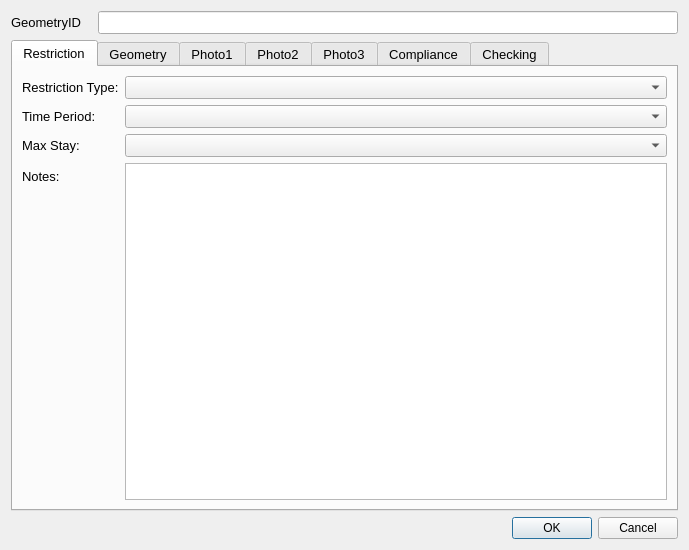
<?xml version="1.0" encoding="UTF-8"?>
<ui version="4.0">
 <class>restrictionDialog</class>
 <widget class="QDialog" name="restrictionDialog">
  <property name="geometry">
   <rect>
    <x>0</x>
    <y>0</y>
    <width>689</width>
    <height>550</height>
   </rect>
  </property>
  <property name="sizePolicy">
   <sizepolicy hsizetype="Fixed" vsizetype="Fixed">
    <horstretch>0</horstretch>
    <verstretch>0</verstretch>
   </sizepolicy>
  </property>
  <property name="minimumSize">
   <size>
    <width>0</width>
    <height>0</height>
   </size>
  </property>
  <property name="maximumSize">
   <size>
    <width>750</width>
    <height>550</height>
   </size>
  </property>
  <property name="font">
   <font>
    <family>Arial</family>
   </font>
  </property>
  <property name="windowTitle">
   <string>Dialog</string>
  </property>
  <property name="sizeGripEnabled">
   <bool>false</bool>
  </property>
  <layout class="QFormLayout" name="formLayout_3">
   <item row="0" column="0">
    <widget class="QLabel" name="label">
     <property name="minimumSize">
      <size>
       <width>81</width>
       <height>16</height>
      </size>
     </property>
     <property name="font">
      <font>
       <pointsize>10</pointsize>
      </font>
     </property>
     <property name="text">
      <string>GeometryID</string>
     </property>
    </widget>
   </item>
   <item row="0" column="1">
    <widget class="QLineEdit" name="GeometryID">
     <property name="font">
      <font>
       <pointsize>10</pointsize>
      </font>
     </property>
     <property name="inputMask">
      <string/>
     </property>
     <property name="readOnly">
      <bool>true</bool>
     </property>
     <property name="placeholderText">
      <string/>
     </property>
    </widget>
   </item>
   <item row="1" column="0" colspan="2">
    <widget class="QTabWidget" name="tabWidget">
     <property name="minimumSize">
      <size>
       <width>0</width>
       <height>0</height>
      </size>
     </property>
     <property name="font">
      <font>
       <pointsize>10</pointsize>
      </font>
     </property>
     <property name="cursor">
      <cursorShape>IBeamCursor</cursorShape>
     </property>
     <property name="mouseTracking">
      <bool>true</bool>
     </property>
     <property name="acceptDrops">
      <bool>true</bool>
     </property>
     <property name="currentIndex">
      <number>0</number>
     </property>
     <widget class="QWidget" name="restrictionTab">
      <property name="focusPolicy">
       <enum>Qt::NoFocus</enum>
      </property>
      <attribute name="title">
       <string>Restriction</string>
      </attribute>
      <layout class="QFormLayout" name="formLayout">
       <property name="fieldGrowthPolicy">
        <enum>QFormLayout::AllNonFixedFieldsGrow</enum>
       </property>
       <item row="0" column="0">
        <widget class="QLabel" name="lbl_RestrictionType">
         <property name="minimumSize">
          <size>
           <width>90</width>
           <height>16</height>
          </size>
         </property>
         <property name="font">
          <font>
           <pointsize>10</pointsize>
          </font>
         </property>
         <property name="text">
          <string>Restriction Type:</string>
         </property>
        </widget>
       </item>
       <item row="0" column="1">
        <widget class="QComboBox" name="RestrictionTypeID">
         <property name="currentIndex">
          <number>-1</number>
         </property>
        </widget>
       </item>
       <item row="2" column="0">
        <widget class="QLabel" name="lbl_TimePeriod">
         <property name="minimumSize">
          <size>
           <width>90</width>
           <height>16</height>
          </size>
         </property>
         <property name="font">
          <font>
           <pointsize>10</pointsize>
          </font>
         </property>
         <property name="text">
          <string>Time Period:</string>
         </property>
        </widget>
       </item>
       <item row="2" column="1">
        <widget class="QComboBox" name="TimePeriodID"/>
       </item>
       <item row="3" column="0">
        <widget class="QLabel" name="lbl_MaxStay">
         <property name="minimumSize">
          <size>
           <width>90</width>
           <height>16</height>
          </size>
         </property>
         <property name="font">
          <font>
           <pointsize>10</pointsize>
          </font>
         </property>
         <property name="text">
          <string>Max Stay:</string>
         </property>
        </widget>
       </item>
       <item row="3" column="1">
        <widget class="QComboBox" name="MaxStayID"/>
       </item>
       <item row="8" column="0">
        <widget class="QLabel" name="label_2">
         <property name="text">
          <string>Notes:</string>
         </property>
        </widget>
       </item>
       <item row="8" column="1">
        <widget class="QTextEdit" name="Notes"/>
       </item>
      </layout>
     </widget>
     <widget class="QWidget" name="geometryTab">
      <attribute name="title">
       <string>Geometry</string>
      </attribute>
      <layout class="QGridLayout" name="gridLayout_2">
       <item row="3" column="1" colspan="4">
        <widget class="QLineEdit" name="Location"/>
       </item>
       <item row="1" column="2">
        <widget class="QLabel" name="label_13">
         <property name="text">
          <string>Capacity:</string>
         </property>
        </widget>
       </item>
       <item row="1" column="3">
        <widget class="QLineEdit" name="Capacity"/>
       </item>
       <item row="1" column="1">
        <widget class="QLineEdit" name="NrBays">
         <property name="text">
          <string/>
         </property>
        </widget>
       </item>
       <item row="4" column="0">
        <widget class="QLabel" name="lbl_GeometryType">
         <property name="minimumSize">
          <size>
           <width>90</width>
           <height>16</height>
          </size>
         </property>
         <property name="font">
          <font>
           <pointsize>10</pointsize>
          </font>
         </property>
         <property name="text">
          <string>Geometry Type</string>
         </property>
        </widget>
       </item>
       <item row="6" column="0">
        <widget class="QLabel" name="label_4">
         <property name="text">
          <string>Last Update Date:</string>
         </property>
        </widget>
       </item>
       <item row="6" column="1" colspan="3">
        <widget class="QDateTimeEdit" name="LastUpdateDateTime">
         <property name="readOnly">
          <bool>true</bool>
         </property>
        </widget>
       </item>
       <item row="7" column="1" colspan="3">
        <widget class="QLineEdit" name="LastUpdatePerson">
         <property name="readOnly">
          <bool>true</bool>
         </property>
        </widget>
       </item>
       <item row="0" column="0">
        <widget class="QLabel" name="label_5">
         <property name="font">
          <font>
           <pointsize>10</pointsize>
          </font>
         </property>
         <property name="text">
          <string>Measured Length (m):</string>
         </property>
        </widget>
       </item>
       <item row="9" column="0">
        <widget class="QLabel" name="lbl_RoadName_2">
         <property name="minimumSize">
          <size>
           <width>90</width>
           <height>16</height>
          </size>
         </property>
         <property name="font">
          <font>
           <pointsize>10</pointsize>
          </font>
         </property>
         <property name="text">
          <string>RestrictionID</string>
         </property>
        </widget>
       </item>
       <item row="9" column="1" colspan="2">
        <widget class="QLineEdit" name="RestrictionID"/>
       </item>
       <item row="3" column="0">
        <widget class="QLabel" name="label_3">
         <property name="text">
          <string>Machine location:</string>
         </property>
        </widget>
       </item>
       <item row="2" column="0">
        <widget class="QLabel" name="lbl_RoadName">
         <property name="minimumSize">
          <size>
           <width>90</width>
           <height>16</height>
          </size>
         </property>
         <property name="font">
          <font>
           <pointsize>10</pointsize>
          </font>
         </property>
         <property name="text">
          <string>Road Name:</string>
         </property>
        </widget>
       </item>
       <item row="4" column="1" colspan="4">
        <widget class="QComboBox" name="GeomShapeID">
         <property name="editable">
          <bool>false</bool>
         </property>
         <property name="currentIndex">
          <number>-1</number>
         </property>
        </widget>
       </item>
       <item row="2" column="1" colspan="4">
        <widget class="QLineEdit" name="RoadName"/>
       </item>
       <item row="0" column="1" colspan="3">
        <widget class="QLineEdit" name="RestrictionLength">
         <property name="font">
          <font>
           <pointsize>10</pointsize>
          </font>
         </property>
         <property name="readOnly">
          <bool>true</bool>
         </property>
        </widget>
       </item>
       <item row="7" column="0">
        <widget class="QLabel" name="label_6">
         <property name="text">
          <string>Last Changed By:</string>
         </property>
        </widget>
       </item>
       <item row="1" column="0">
        <widget class="QLabel" name="lbl_NrBays">
         <property name="minimumSize">
          <size>
           <width>90</width>
           <height>16</height>
          </size>
         </property>
         <property name="font">
          <font>
           <pointsize>10</pointsize>
          </font>
         </property>
         <property name="text">
          <string>Number of Bays:</string>
         </property>
        </widget>
       </item>
      </layout>
     </widget>
     <widget class="QWidget" name="Photos_Tab_01">
      <attribute name="title">
       <string>Photo1</string>
      </attribute>
      <layout class="QGridLayout" name="gridLayout_5">
       <item row="1" column="0">
        <widget class="QPushButton" name="startCamera1">
         <property name="text">
          <string>open Camera</string>
         </property>
        </widget>
       </item>
       <item row="1" column="1">
        <widget class="QPushButton" name="getPhoto1">
         <property name="text">
          <string>take Photo</string>
         </property>
        </widget>
       </item>
       <item row="0" column="0" colspan="2">
        <widget class="QLabel" name="Photo_Widget_01">
         <property name="sizePolicy">
          <sizepolicy hsizetype="Fixed" vsizetype="Fixed">
           <horstretch>0</horstretch>
           <verstretch>0</verstretch>
          </sizepolicy>
         </property>
         <property name="maximumSize">
          <size>
           <width>640</width>
           <height>480</height>
          </size>
         </property>
         <property name="autoFillBackground">
          <bool>true</bool>
         </property>
         <property name="text">
          <string>Photo not found</string>
         </property>
        </widget>
       </item>
      </layout>
     </widget>
     <widget class="QWidget" name="Photos_Tab_02">
      <attribute name="title">
       <string>Photo2</string>
      </attribute>
      <layout class="QGridLayout" name="gridLayout_3">
       <item row="1" column="0">
        <widget class="QPushButton" name="startCamera2">
         <property name="text">
          <string>open Camera</string>
         </property>
        </widget>
       </item>
       <item row="1" column="1">
        <widget class="QPushButton" name="getPhoto2">
         <property name="text">
          <string>take Photo</string>
         </property>
        </widget>
       </item>
       <item row="0" column="0" colspan="2">
        <widget class="QLabel" name="Photo_Widget_02">
         <property name="sizePolicy">
          <sizepolicy hsizetype="Fixed" vsizetype="Fixed">
           <horstretch>0</horstretch>
           <verstretch>0</verstretch>
          </sizepolicy>
         </property>
         <property name="maximumSize">
          <size>
           <width>640</width>
           <height>480</height>
          </size>
         </property>
         <property name="font">
          <font>
           <family>Sans Serif</family>
          </font>
         </property>
         <property name="autoFillBackground">
          <bool>true</bool>
         </property>
         <property name="text">
          <string>Photo not found</string>
         </property>
        </widget>
       </item>
      </layout>
     </widget>
     <widget class="QWidget" name="Photos_Tab_03">
      <attribute name="title">
       <string>Photo3</string>
      </attribute>
      <layout class="QGridLayout" name="gridLayout_10">
       <item row="0" column="0" colspan="2">
        <widget class="QLabel" name="Photo_Widget_03">
         <property name="sizePolicy">
          <sizepolicy hsizetype="Fixed" vsizetype="Fixed">
           <horstretch>0</horstretch>
           <verstretch>0</verstretch>
          </sizepolicy>
         </property>
         <property name="maximumSize">
          <size>
           <width>640</width>
           <height>480</height>
          </size>
         </property>
         <property name="font">
          <font>
           <family>Sans Serif</family>
          </font>
         </property>
         <property name="autoFillBackground">
          <bool>true</bool>
         </property>
         <property name="text">
          <string>Photo not found</string>
         </property>
        </widget>
       </item>
       <item row="1" column="0">
        <widget class="QPushButton" name="startCamera3">
         <property name="text">
          <string>open Camera</string>
         </property>
        </widget>
       </item>
       <item row="1" column="1">
        <widget class="QPushButton" name="getPhoto3">
         <property name="text">
          <string>take Photo</string>
         </property>
        </widget>
       </item>
      </layout>
     </widget>
     <widget class="QWidget" name="complianceTab">
      <attribute name="title">
       <string>Compliance</string>
      </attribute>
      <layout class="QFormLayout" name="formLayout_2">
       <item row="0" column="0">
        <widget class="QLabel" name="label_8">
         <property name="text">
          <string>Road Markings Condition:</string>
         </property>
        </widget>
       </item>
       <item row="0" column="1">
        <widget class="QComboBox" name="ComplianceRoadMarkingsFaded"/>
       </item>
       <item row="1" column="0">
        <widget class="QLabel" name="label_9">
         <property name="text">
          <string>Restriction-&gt;Sign:</string>
         </property>
        </widget>
       </item>
       <item row="1" column="1">
        <widget class="QComboBox" name="ComplianceRestrictionSignIssue"/>
       </item>
       <item row="2" column="0">
        <widget class="QLabel" name="label_10">
         <property name="text">
          <string>Compliance notes:</string>
         </property>
        </widget>
       </item>
       <item row="2" column="1">
        <widget class="QTextEdit" name="ComplianceNotes"/>
       </item>
      </layout>
     </widget>
     <widget class="QWidget" name="checkingTab">
      <attribute name="title">
       <string>Checking</string>
      </attribute>
      <layout class="QFormLayout" name="formLayout_6">
       <item row="0" column="0">
        <widget class="QLabel" name="label_20">
         <property name="text">
          <string>Check issue type:</string>
         </property>
        </widget>
       </item>
       <item row="0" column="1">
        <widget class="QComboBox" name="MHTC_CheckIssueTypeID"/>
       </item>
       <item row="1" column="0">
        <widget class="QLabel" name="label_21">
         <property name="text">
          <string>Check issue notes:</string>
         </property>
        </widget>
       </item>
       <item row="1" column="1">
        <widget class="QTextEdit" name="MHTC_CheckNotes"/>
       </item>
       <item row="3" column="0">
        <widget class="QCheckBox" name="FieldCheckCompleted">
         <property name="text">
          <string>Field check completed</string>
         </property>
        </widget>
       </item>
       <item row="2" column="0">
        <spacer name="verticalSpacer_2">
         <property name="orientation">
          <enum>Qt::Vertical</enum>
         </property>
         <property name="sizeHint" stdset="0">
          <size>
           <width>20</width>
           <height>20</height>
          </size>
         </property>
        </spacer>
       </item>
       <item row="6" column="0">
        <widget class="QLabel" name="label_11">
         <property name="text">
          <string>Checked by:</string>
         </property>
        </widget>
       </item>
       <item row="5" column="0">
        <spacer name="verticalSpacer_3">
         <property name="orientation">
          <enum>Qt::Vertical</enum>
         </property>
         <property name="sizeHint" stdset="0">
          <size>
           <width>20</width>
           <height>10</height>
          </size>
         </property>
        </spacer>
       </item>
       <item row="8" column="0">
        <widget class="QLabel" name="label_12">
         <property name="text">
          <string>Check date:</string>
         </property>
        </widget>
       </item>
       <item row="6" column="1">
        <widget class="QLineEdit" name="Last_MHTC_Check_UpdatePerson"/>
       </item>
       <item row="8" column="1">
        <widget class="QDateTimeEdit" name="Last_MHTC_Check_UpdateDateTime"/>
       </item>
      </layout>
     </widget>
    </widget>
   </item>
   <item row="3" column="1">
    <widget class="QDialogButtonBox" name="button_box">
     <property name="orientation">
      <enum>Qt::Horizontal</enum>
     </property>
     <property name="standardButtons">
      <set>QDialogButtonBox::Cancel|QDialogButtonBox::Ok</set>
     </property>
    </widget>
   </item>
  </layout>
 </widget>
 <resources/>
 <connections>
  <connection>
   <sender>button_box</sender>
   <signal>accepted()</signal>
   <receiver>restrictionDialog</receiver>
   <slot>accept()</slot>
   <hints>
    <hint type="sourcelabel">
     <x>310</x>
     <y>465</y>
    </hint>
    <hint type="destinationlabel">
     <x>249</x>
     <y>239</y>
    </hint>
   </hints>
  </connection>
  <connection>
   <sender>button_box</sender>
   <signal>rejected()</signal>
   <receiver>restrictionDialog</receiver>
   <slot>reject()</slot>
   <hints>
    <hint type="sourcelabel">
     <x>310</x>
     <y>465</y>
    </hint>
    <hint type="destinationlabel">
     <x>249</x>
     <y>239</y>
    </hint>
   </hints>
  </connection>
 </connections>
</ui>
